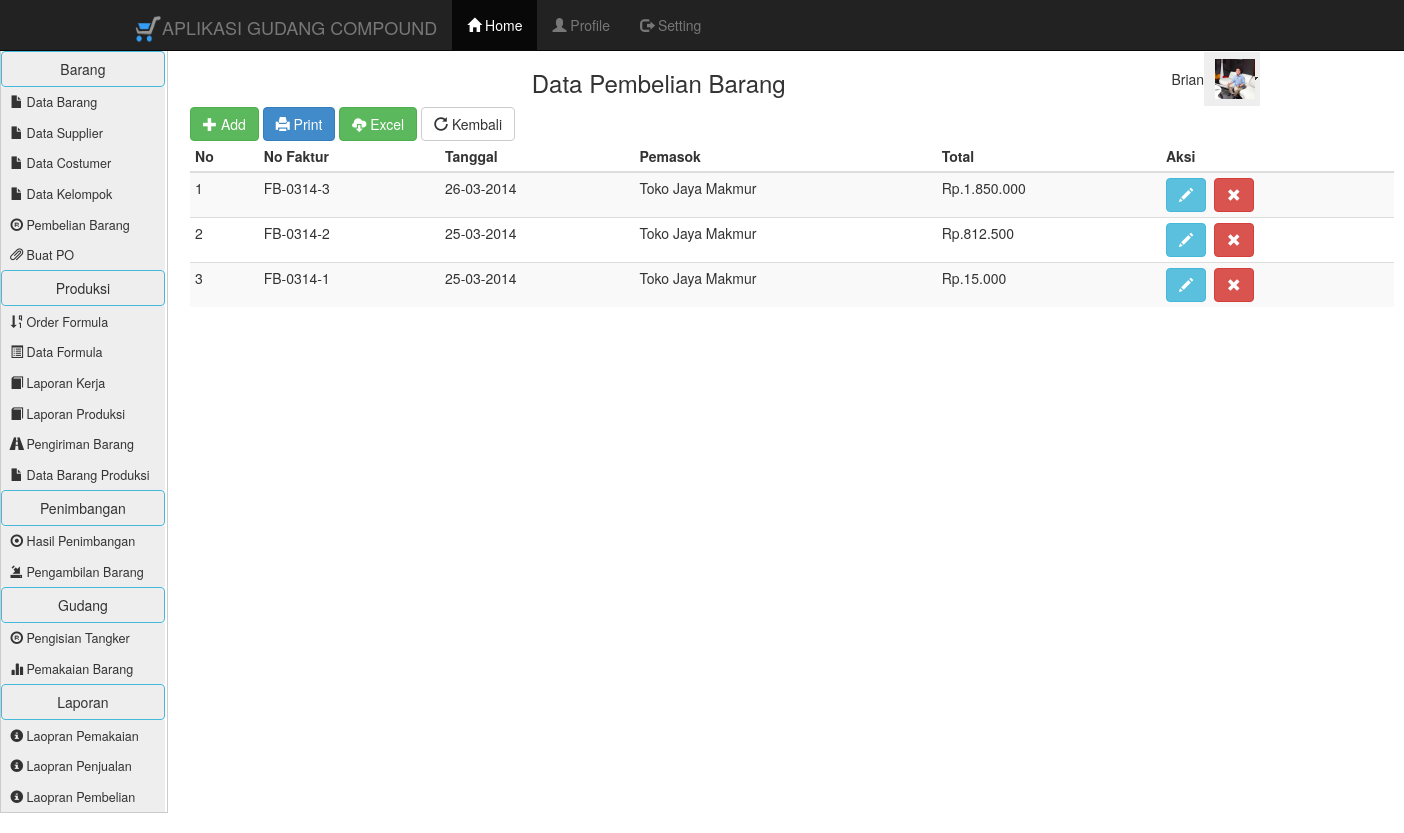
The app's page /pembelian_data.php with its own data.
### tables this page shows
CREATE TABLE IF NOT EXISTS `tbltransaksi_beli` (
  `id` int(11) NOT NULL AUTO_INCREMENT,
  `no_faktur` varchar(15) NOT NULL,
  `tanggal` date NOT NULL,
  `kode_pemasok` varchar(15) NOT NULL,
  `total` int(11) NOT NULL,
  PRIMARY KEY (`id`)
);

CREATE TABLE IF NOT EXISTS `tblpemasok` (
  `id` int(11) NOT NULL AUTO_INCREMENT,
  `kode_pemasok` varchar(15) NOT NULL,
  `nama_pemasok` varchar(35) NOT NULL,
  `alamat` text NOT NULL,
  PRIMARY KEY (`id`)
);

### pembelian_data.php (the view, shortened to what this page needs)
<?php include "menubar.php" ;?>
<link href="SpryAssets/SpryMenuBarVertical.css" rel="stylesheet" type="text/css" />
<link href="SpryAssets/SpryMenuBarHorizontal.css" rel="stylesheet" type="text/css" />
<table width="1394" border="0" align="left">
  <tr>
    <td rowspan="2" valign="top" width="192"><ul id="MenuBar1" class="MenuBarVertical">
      <li><font color="#0000FF"><a href="" class="btn btn-info">
                                           </i> Barang</a></font></li>
	<li><a href="home.php?go=Barang"><i class='glyphicon glyphicon-file'></i> Data Barang</a></li>
    <li><a href="home.php?go=Pemasok"><i class='glyphicon glyphicon-file'></i> Data Supplier</a></li>
    <li><a href="home.php?go=Pelanggan"><i class='glyphicon glyphicon-file'></i> Data Costumer</a></li>
    <li><a href="home.php?go=Kelompok"><i class='glyphicon glyphicon-file'></i> Data Kelompok</a></li>
    <li><a href="home.php?go=Pembelian"><i class='glyphicon glyphicon-registration-mark'></i> Pembelian Barang</a></li>
    <li><a href="home.php?go=po_data"><i class='glyphicon glyphicon-paperclip'></i> Buat PO</a></li>
    <li><a href="" class="btn btn-info">
                                           </i> Produksi</a></li>
       <li><a href="home.php?go=order"><i class='glyphicon glyphicon-sort-by-order-alt'></i> Order Formula</a></li>
        <li><a href="home.php?go=formula"><i class='glyphicon glyphicon-list-alt'></i> Data Formula</a></li>
         <li><a href="home.php?go=laporan_produksi"><i class='glyphicon glyphicon-book'></i> Laporan Kerja</a></li>
          <li><a href="home.php?go=laporan_hasil_produksi"><i class='glyphicon glyphicon-book'></i> Laporan Produksi</a></li>
           <li><a href="home.php?go=penjualan_barang"><i class='glyphicon glyphicon-road'></i> Pengiriman Barang</a></li>
            <li><a href="home.php?go=barang_produksi"><i class='glyphicon glyphicon-file'></i> Data Barang Produksi</a></li>
             <li><a href="" class="btn btn-info">
                                           </i> Penimbangan</a></li>
              <li><a href="home.php?go=penimbangan"><i class='glyphicon glyphicon-record'></i> Hasil Penimbangan</a></li>
               <li><a href="home.php?go=Penjualan"><i class='glyphicon glyphicon-import'></i> Pengambilan Barang</a></li>
                <li><a href="" class="btn btn-info">
                                           </i> Gudang</a></li>
                 <li><a href="home.php?go=pengisian"> <i class='glyphicon glyphicon-registration-mark'></i> Pengisian Tangker</a></li>
                  <li><a href="home.php?go=pemakaian"><i class='glyphicon glyphicon-stats'></i> Pemakaian Barang</a></li>
                   <li><a href="" class="btn btn-info">
                                           </i> Laporan</a></li>
                    <li><a href="home.php?go=laporan_pemakaian_form"><i class='glyphicon glyphicon-info-sign'></i> Laopran Pemakaian</a></li>
                    <li><a href="home.php?go=Laporan_Penjualan_Form"><i class='glyphicon glyphicon-info-sign'></i> Laopran Penjualan</a></li>
                    <li><a href="home.php?go=Laporan_Pembelian_Form"><i class='glyphicon glyphicon-info-sign'></i> Laopran Pembelian</a></li>
    </ul></td>
    <td width=1000 height="40"><h3 valign="top" align="center">Data Pembelian Barang </h3>
<div class='col-md-8 col-md-offset-2'>
    <td width=80 align="right">Brian
    <td width=200 align="left"> <ul id="MenuBar2" class="MenuBarHorizontal">
      <li><a class="MenuBarItemSubmenu" href="#"> <img src="Gambar/10509505_876698219025252_7956996687464690214_n.jpg" height="40" width="40" /> </a>
    </td>
  </tr>
  <tr>
    <td colspan="3" align="left" valign="top">
                        <table class="table table-hover table-condensed table-striped" align="left">
                       <right> <a href="home.php?go=Pembelian_Form" class="btn btn-success">
                                           <i class='glyphicon glyphicon-plus'></i> Add</a>
										   <a href="cetak/cetak_pembelian.php" class="btn btn-primary"><i class='glyphicon glyphicon-print'></i> Print</a>
                            <a href="export/pembelian_xls.php" class="btn btn-success"><i class='glyphicon glyphicon-cloud-download'></i> Excel</a>
                            <a href="home.php" class="btn btn-default"><i class='glyphicon glyphicon-repeat'></i> Kembali</a></right>
                                <thead>
                                    <tr>
                                        <th>No</th><th>No Faktur</th><th>Tanggal</th>
                                        <th>Pemasok</th><th>Total</th><th>Aksi</th>
                                    </tr>
                                </thead>
                                <tbody>
  <?php
$no=1;
$sql = "select * from tbltransaksi_beli inner join tblpemasok on tbltransaksi_beli.kode_pemasok =
tblpemasok.kode_pemasok order by tbltransaksi_beli.id desc";
$proses = mysql_query($sql);
while ($record = mysql_fetch_array($proses))
{
$tgl = substr($record['tanggal'],8,2)."-".substr($record['tanggal'],5,2)."-". substr($record['tanggal'],0,4);
?>
                                    <tr>
                                        <td><?php echo $no ?></td><td>
                                         <?php echo $record['no_faktur'] ?>
                                        </td>
                                        <td> <?php echo $tgl ?></td>
                                        <td><?php echo $record['nama_pemasok'] ?></td>
                                        <td>Rp.<?php echo number_format($record['total'], 0, ',','.') ?></td>
          								<td><a href='?go=Pembelian_Form_Rinci&amp;id=<?php echo $record['no_faktur']; ?>'
             class="btn btn-info"><i class='glyphicon glyphicon-pencil'></i></a>&nbsp
                                            <a href='?go=Pembelian_Hapus&amp;id=<?php echo $record['no_faktur']; ?>
                                            'onclick="return confirm('Yakin data akan dihapus?') ";
                 class="btn btn-danger"><i class='glyphicon glyphicon-remove' ></i></a>
                                        </td>
   <?php $no++;}
   ?>
 </tr>
</tbody>
                            </table>
</td>
  </tr>
  <tr>
    <td>&nbsp;</td>
    <td colspan="3">&nbsp;</td>
  </tr>
</table>

### menubar.php (shortened to what this page needs)
<!DOCTYPE html>
<html lang="en">
  <head>
    <link href="assets/css/bootstrap.min.css" rel="stylesheet">
<link rel="stylesheet" type="text/css" href="Menu Horizontal/style.css" />
  </head>
  <body>
    <div class="navbar navbar-inverse navbar-fixed-top" role="navigation">
      <div class="container">
        <div class="navbar-header">
          <a class="navbar-brand"><img src="Gambar/Logo2.png" width="30" height="30" />APLIKASI GUDANG COMPOUND</a>
        </div>
        <div class="collapse navbar-collapse">
          <ul class="nav navbar-nav">
            <li class="active"><a href="home.php"><i class='glyphicon glyphicon-home'></i> Home</a>
			<li><a href="profile.php"><i class='glyphicon glyphicon-user'></i> Profile</a>
           <li><a href="backup.php"><i class='glyphicon glyphicon-log-out'></i> Setting</a>
          </ul>
        </div>
      </div>
    </div>
    </body>
</html>

### SpryAssets/SpryMenuBarVertical.css (style rules this page uses)
ul.MenuBarVertical { margin: 0; padding: 0; list-style-type: none; font-size: 100%; cursor: default; width: 12em; }
ul.MenuBarVertical li { margin: 0; padding: 0; list-style-type: none; font-size: 90%; position: relative; text-align: left; cursor: pointer; width: 13em; }
ul.MenuBarVertical { border: 1px solid #CCC; }
ul.MenuBarVertical a { display: block; cursor: pointer; background-color: #EEE; padding: 0.5em 0.75em; color: #333; text-decoration: none; }

### SpryAssets/SpryMenuBarHorizontal.css (style rules this page uses)
ul.MenuBarHorizontal { margin: 0; padding: 0; list-style-type: none; font-size: 100%; cursor: default; width: auto; }
ul.MenuBarHorizontal li { margin: 0; padding: 0; list-style-type: none; font-size: 100%; position:relative; text-align: left; cursor: pointer; width: 4em; float: left; }
ul.MenuBarHorizontal a { display: block; cursor: pointer; background-color: #EEE; padding: 0.5em 0.75em; color: #333; text-decoration: none; }
ul.MenuBarHorizontal a.MenuBarItemSubmenu { background-image: url(SpryMenuBarDown.gif); background-repeat: no-repeat; background-position: 95% 50%; }

### menubar.php (style rules this page uses)
body { padding-top: 50px; }

### records on screen
tbltransaksi_beli: no_faktur "FB-0314-3", tanggal "26-03-2014", tblpemasok.nama_pemasok "Toko Jaya Makmur", total "1.850.000"
tbltransaksi_beli: no_faktur "FB-0314-2", tanggal "25-03-2014", tblpemasok.nama_pemasok "Toko Jaya Makmur", total "812.500"
tbltransaksi_beli: no_faktur "FB-0314-1", tanggal "25-03-2014", tblpemasok.nama_pemasok "Toko Jaya Makmur", total "15.000"
